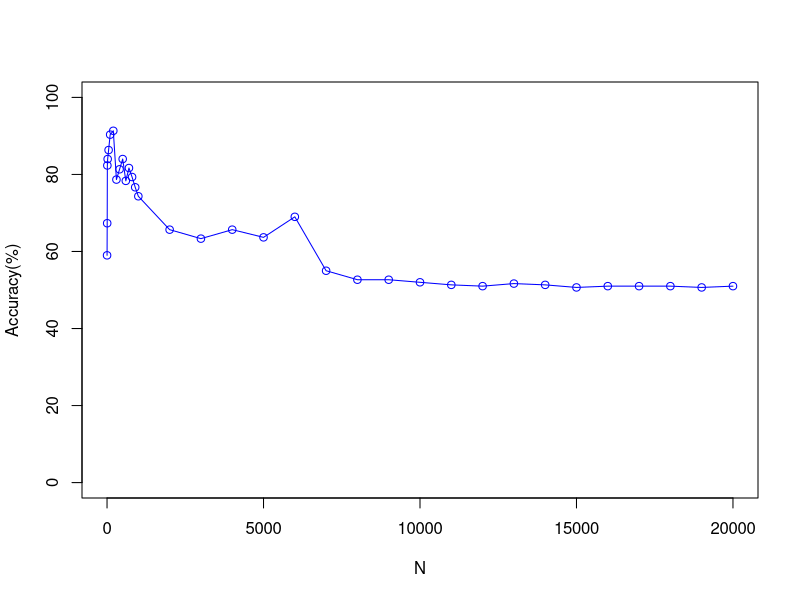

The R source for this figure:
# Author : G Asish Kumar*/
# Description: Plot that shows the comparison of Accuracy vs No of Top features Selected for 
# 			   T Test having K=3 and With Normalisation of the features 

 x <- c(1, 5, 10, 20, 50, 100, 200, 300, 400, 500, 600, 700, 800, 900, 1000, 2000, 3000, 4000, 5000, 6000, 7000, 8000, 9000, 10000, 11000, 12000, 13000, 14000, 15000, 16000, 17000, 18000, 19000, 20000)
 y <- c(59,
67.33333333,
82.33333333,
84,
86.33333333,
90.33333333,
91.33333333,
78.66666667,
81.33333333,
84,
78.33333333,
81.66666667,
79.33333333,
76.66666667,
74.33333333,
65.66666667,
63.33333333,
65.66666667,
63.66666667,
69,
55,
52.66666667,
52.66666667,
52,
51.33333333,
51,
51.66666667,
51.33333333,
50.66666667,
51,
51,
51,
50.66666667,
51)
 plot(x, y, type='o', pch=1, col="blue", xlab="N", ylab="Accuracy(%)", ylim=c(0, 100), xlim=c(0,20000))